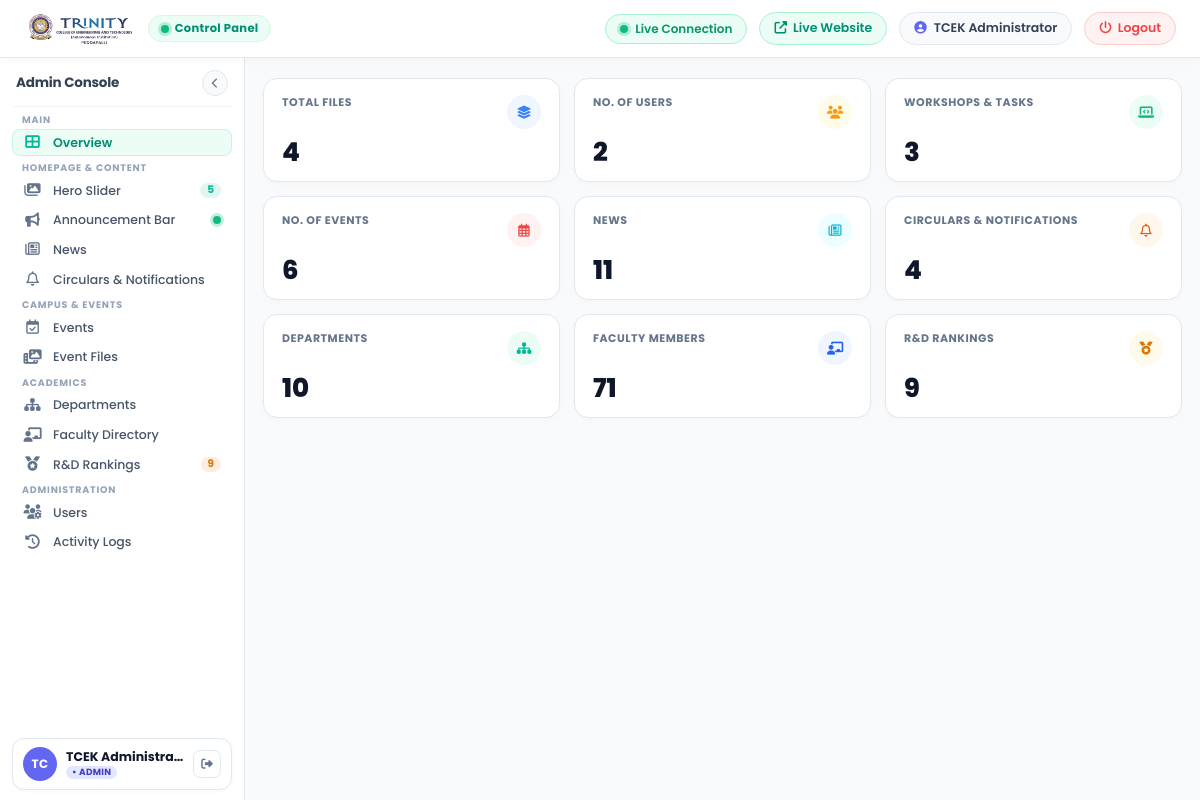
/admin/dashboard.php (signed in), run on the app's committed database.
### tables this page shows
CREATE TABLE IF NOT EXISTS `users` (
  `id` int(11) NOT NULL AUTO_INCREMENT,
  `username` varchar(50) NOT NULL,
  `password` varchar(255) NOT NULL,
  `full_name` varchar(100) NOT NULL,
  `email` varchar(100) DEFAULT NULL,
  `role` varchar(50) NOT NULL DEFAULT 'admin',
  `is_active` tinyint(1) DEFAULT '1',
  `created_at` datetime DEFAULT CURRENT_TIMESTAMP,
  `updated_at` datetime DEFAULT CURRENT_TIMESTAMP ON UPDATE CURRENT_TIMESTAMP,
  PRIMARY KEY (`id`),
  UNIQUE KEY `username` (`username`),
  KEY `username_2` (`username`),
  KEY `email` (`email`),
  KEY `role` (`role`)
);

CREATE TABLE IF NOT EXISTS `hero_content` (
  `id` int(11) NOT NULL AUTO_INCREMENT,
  `title` varchar(255) NOT NULL DEFAULT 'Excellence in Education',
  `subtitle` varchar(255) NOT NULL DEFAULT 'Inspiring Future Innovators Since 2008',
  `subtitle_icon` varchar(100) DEFAULT 'fas fa-shield-halved',
  `badge_left_text` varchar(100) DEFAULT 'Campus Highlights',
  `badge_left_pulse` tinyint(1) DEFAULT '1',
  `badge_right_text` varchar(100) DEFAULT 'NAAC ''B++'' Grade & Autonomous',
  `badge_right_icon` varchar(100) DEFAULT 'fas fa-certificate',
  `cta_text` varchar(100) DEFAULT 'Admissions Open',
  `cta_link` varchar(255) DEFAULT 'admission.php',
  `auto_play` tinyint(1) DEFAULT '1',
  `slide_interval` int(11) DEFAULT '3600',
  `created_at` datetime DEFAULT CURRENT_TIMESTAMP,
  `updated_at` datetime DEFAULT CURRENT_TIMESTAMP ON UPDATE CURRENT_TIMESTAMP,
  PRIMARY KEY (`id`)
);

CREATE TABLE IF NOT EXISTS `events` (
  `id` int(11) NOT NULL AUTO_INCREMENT,
  `title` varchar(255) NOT NULL,
  `event_date` date NOT NULL,
  `event_time` varchar(50) DEFAULT '10:00 AM',
  `venue` varchar(255) DEFAULT 'Trinity Campus Auditorium',
  `description` text,
  `image_path` varchar(255) DEFAULT NULL,
  `video_path` varchar(255) DEFAULT NULL,
  `is_featured` tinyint(1) DEFAULT '0',
  `is_active` tinyint(1) DEFAULT '1',
  `created_at` datetime DEFAULT CURRENT_TIMESTAMP,
  `updated_at` datetime DEFAULT CURRENT_TIMESTAMP ON UPDATE CURRENT_TIMESTAMP,
  PRIMARY KEY (`id`),
  KEY `event_date` (`event_date`),
  KEY `is_featured` (`is_featured`),
  KEY `is_active` (`is_active`)
);

### public/admin/dashboard.php (the view, shortened to what the rows shown need)
<?php
require_once __DIR__ . '/../backend/auth.php';
require_once __DIR__ . '/../backend/upload.php';
require_once __DIR__ . '/../backend/crud.php';
$admin = get_current_admin();
$is_admin = is_admin_role();
$current_tab = $_GET['tab'] ?? 'overview';
$current_page = max(1, (int) ($_GET['page'] ?? 1));
$per_page = 10;
$workshop_search = trim($_GET['workshop_search'] ?? ($_GET['search'] ?? ''));
$workshop_cat = trim($_GET['category'] ?? 'all');
$events_search = trim($_GET['events_search'] ?? ($_GET['search'] ?? ''));
$news_search = trim($_GET['news_search'] ?? ($_GET['search'] ?? ''));
$notifications_search = trim($_GET['cir_search'] ?? ($_GET['search'] ?? ''));
$dept_search = trim($_GET['dept_search'] ?? ($_GET['search'] ?? ''));
$faculty_dept_filter = trim($_GET['dept'] ?? ($_GET['department'] ?? 'all'));
$faculty_search = trim($_GET['faculty_search'] ?? ($_GET['search'] ?? ''));
$faculty_role_filter = trim($_GET['role'] ?? ($_GET['role_category'] ?? 'all'));
$faculty_hod_filter = trim($_GET['is_hod'] ?? 'all');
$faculty_rnd_filter = trim($_GET['is_rnd'] ?? 'all');
$faculty_sort_by = trim($_GET['sort_by'] ?? 'order');
$faculty_sort_dir = trim($_GET['sort_dir'] ?? 'asc');
$workshops_pagination = get_workshops_paginated($current_page, $per_page, $workshop_search, $workshop_cat);
$events_pagination = get_events_paginated($current_page, $per_page, $events_search);
$news_pagination = get_news_paginated($current_page, $per_page, $news_search);
$notifications_pagination = get_notifications_paginated($current_page, $per_page, $notifications_search);
$departments_pagination = get_departments_paginated($current_page, $per_page, $dept_search);
$total_departments = $departments_pagination['total'];
$faculty_filters = [
    'department' => $faculty_dept_filter,
    'search' => $faculty_search,
    'role_category' => $faculty_role_filter,
    'is_hod' => $faculty_hod_filter,
    'is_rnd' => $faculty_rnd_filter,
    'sort_by' => $faculty_sort_by,
    'sort_dir' => $faculty_sort_dir
];
$faculty_pagination = get_faculty_paginated($current_page, $per_page, $faculty_filters);
$total_faculty = $faculty_pagination['total'];
require_once __DIR__ . '/../backend/hero_crud.php';
$hero_data = load_hero_data();
$hero_slides = $hero_data['slides'] ?? [];
$total_hero_slides = count($hero_slides);
$users_list = $is_admin ? get_users(50) : [];
$all_uploads = get_all_uploads(null, 100);
require_once __DIR__ . '/../backend/rnd_crud.php';
$rnd_store = load_rnd_rankings_store();
$all_rnd_rankings = $rnd_store['rankings'] ?? [];
$total_rnd_rankings = count($all_rnd_rankings);
$total_workshops = $workshops_pagination['total'];
$total_events = $events_pagination['total'];
$total_news = $news_pagination['total'];
$total_notifications = $notifications_pagination['total'];
$admin_name = $admin['full_name'] ?? 'Charan';
$initials = strtoupper(substr($admin_name, 0, 2));
?>
<!DOCTYPE html>
<html lang="en">
<head>
    <link rel="stylesheet" href="https://cdnjs.cloudflare.com/ajax/libs/font-awesome/6.4.0/css/all.min.css">
    <link rel="stylesheet" href="../css/style.css">
    <link rel="stylesheet" href="css/admin.css?v=<?php echo filemtime(__DIR__ . '/css/admin.css'); ?>">
</head>
<body class="dashboard-body">
    <header class="admin-topbar">
        <div class="topbar-right">
            <div class="admin-user-pill">
                <i class="fas fa-user-circle" style="color:#6366f1;"></i>
                <span><?php echo htmlspecialchars($admin['full_name']); ?></span>
            </div>
        </div>
    </header>
    <div class="dashboard-layout">
        <aside class="admin-sidebar" id="adminSidebar">
            <div>
                <div class="sidebar-menu">
                    <?php if ($is_admin): ?>
                        <a href="?tab=hero" class="menu-item <?php echo in_array($current_tab, ['hero', 'hero_slider']) ? 'active' : ''; ?>">
                            <i class="fas fa-images"></i>
                            <span>Hero Slider</span>
                            <span class="menu-badge" style="background:rgba(0,184,148,0.12); color:var(--primary); font-weight:700;"><?php echo $total_hero_slides; ?></span>
                        </a>
                    <?php endif; ?>
                </div>
            </div>
            <div class="sidebar-user-card">
                <div class="user-avatar-circle" style="border-radius: 50%;">
                    <?php echo htmlspecialchars($initials); ?>
                </div>
                <div class="user-meta-wrap">
                    <span class="user-display-name"><?php echo htmlspecialchars($admin_name); ?></span>
                    <span class="user-role-badge" style="display:inline-flex; align-items:center; gap:5px; font-weight:700;">
                        &bull; <?php echo strtoupper($admin['role']); ?>
                    </span>
                </div>
                <a href="logout.php" class="user-logout-btn" title="Sign Out">
                    <i class="fas fa-sign-out-alt"></i>
                </a>
            </div>
        </aside>
        <main class="dashboard-main">
            <?php if ($current_tab === 'overview'): ?>
                    <div class="tab-pane active">
                        <div class="metrics-row-image2">
                            <div class="metric-card-image2">
                                <div class="metric-card-top">
                                    <span class="metric-label-image2">TOTAL FILES</span>
                                    <div class="metric-icon-circle icon-blue-pastel"><i class="fas fa-layer-group"></i></div>
                                </div>
                                <div class="metric-value-image2"><?php echo count($all_uploads); ?></div>
                            </div>
                            <div class="metric-card-image2">
                                <div class="metric-card-top">
                                    <span class="metric-label-image2">NO. OF USERS</span>
                                    <div class="metric-icon-circle icon-amber-pastel"><i class="fas fa-users"></i></div>
                                </div>
                                <div class="metric-value-image2"><?php echo count($users_list); ?></div>
                            </div>
                            <div class="metric-card-image2">
                                <div class="metric-card-top">
                                    <span class="metric-label-image2">WORKSHOPS &amp; TASKS</span>
                                    <div class="metric-icon-circle icon-emerald-pastel"><i class="fas fa-laptop-code"></i></div>
                                </div>
                                <div class="metric-value-image2"><?php echo $total_workshops; ?></div>
                            </div>
                            <div class="metric-card-image2">
                                <div class="metric-card-top">
                                    <span class="metric-label-image2">NO. OF EVENTS</span>
                                    <div class="metric-icon-circle icon-red-pastel"><i class="far fa-calendar-alt"></i></div>
                                </div>
                                <div class="metric-value-image2"><?php echo $total_events; ?></div>
                            </div>
                            <div class="metric-card-image2">
                                <div class="metric-card-top">
                                    <span class="metric-label-image2">NEWS</span>
                                    <div class="metric-icon-circle icon-teal-pastel"><i class="far fa-newspaper"></i></div>
                                </div>
                                <div class="metric-value-image2"><?php echo $total_news; ?></div>
                            </div>
                            <div class="metric-card-image2">
                                <div class="metric-card-top">
                                    <span class="metric-label-image2">CIRCULARS &amp; NOTIFICATIONS</span>
                                    <div class="metric-icon-circle icon-orange-pastel"><i class="far fa-bell"></i></div>
                                </div>
                                <div class="metric-value-image2"><?php echo $total_notifications; ?></div>
                            </div>
                            <div class="metric-card-image2" onclick="window.location.href='?tab=departments'" style="cursor:pointer;" title="Click to view Departments">
                                <div class="metric-card-top">
                                    <span class="metric-label-image2">DEPARTMENTS</span>
                                    <div class="metric-icon-circle" style="background:#ecfdf5; color:#00b894;"><i class="fas fa-sitemap"></i></div>
                                </div>
                                <div class="metric-value-image2"><?php echo $total_departments; ?></div>
                            </div>
                            <div class="metric-card-image2" onclick="window.location.href='?tab=faculty'" style="cursor:pointer;" title="Click to view Faculty Directory">
                                <div class="metric-card-top">
                                    <span class="metric-label-image2">FACULTY MEMBERS</span>
                                    <div class="metric-icon-circle" style="background:#eff6ff; color:#2563eb;"><i class="fas fa-chalkboard-teacher"></i></div>
                                </div>
                                <div class="metric-value-image2"><?php echo $total_faculty; ?></div>
                            </div>
                            <div class="metric-card-image2" onclick="window.location.href='?tab=rnd_rankings'" style="cursor:pointer;" title="Click to view R&D Department Rankings">
                                <div class="metric-card-top">
                                    <span class="metric-label-image2">R&amp;D RANKINGS</span>
                                    <div class="metric-icon-circle" style="background:#fffbeb; color:#d97706;"><i class="fas fa-medal"></i></div>
                                </div>
                                <div class="metric-value-image2"><?php echo $total_rnd_rankings; ?></div>
                            </div>
                        </div>
                    </div>
            <?php endif; ?>
        </main>
    </div>
</body>
</html>

### data on the page
users: full_name "TCEK Administrator", full_name "TC", full_name "TCEK Administra…", role "ADMIN"
hero_content: total_hero_slides "5"
events: id "6"

### other printed values
$total_rnd_rankings "9"
count($all_uploads) "4"
count($users_list) "2"
$total_workshops "3"
$total_news "11"
$total_notifications "4"
$total_departments "10"
$total_faculty "71"
